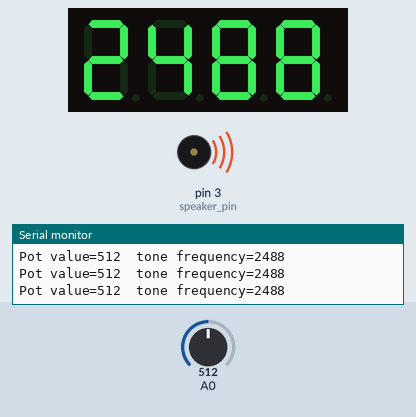
A sketch run on a simulated Arduino Uno, built with avr-gcc and run on an emulated ATmega328P. Parts: 4-digit seven-segment display, buzzer (waves = sounding), the last lines printed to the serial monitor. Inputs (shaded band) come from the test bench; at power-on: A0 = 512.

Above: at 1.2 s.
1.3 s: A0 set to 17
At 2.4 s:
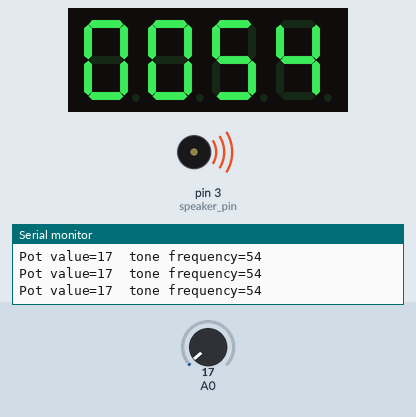
2.8 s: A0 set to 14
At 4.0 s:
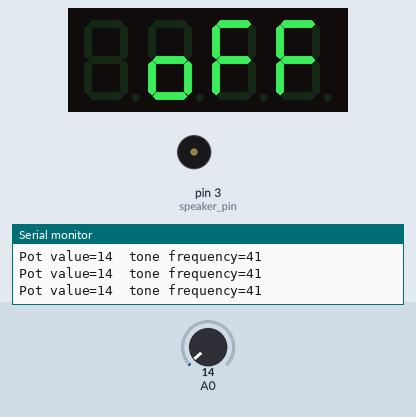
4.3 s: A0 set to 122
At 4.7 s:
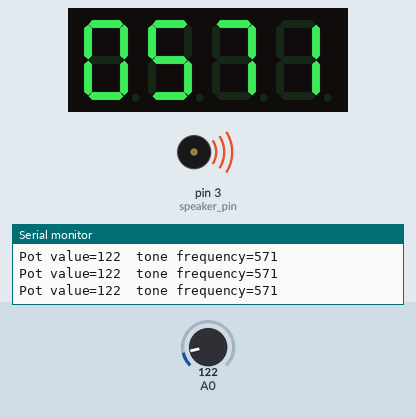
5.8 s: A0 set to 5
At 6.6 s:
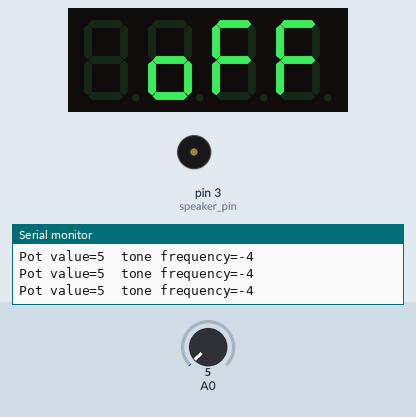
Timing chart, 0 to 8.3 s (numbered marks = the images above; inputs shaded):
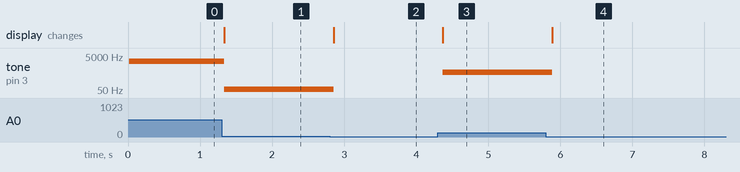

Measured:
- the behaviour switches between 16 and 15 on A0 (found by bisection; images 1 and 2)
- after the input at 1.3 s, tone on pin 3 (speaker_pin): 2488 Hz → 54 Hz at once; the display: changes at once (image 1)
- after the input at 2.8 s, tone on pin 3 (speaker_pin): 54 Hz → silent after 0.05 s; the display: changes after 0.05 s (image 2)
- after the input at 4.3 s, tone on pin 3 (speaker_pin): silent → 571 Hz after 0.07 s; the display: changes after 0.07 s (image 3)
- after the input at 5.8 s, tone on pin 3 (speaker_pin): 571 Hz → silent after 0.09 s; the display: changes after 0.09 s (image 4)

The sketch:

tone-range-display-seven-segment.ino
```cpp
#include <Wire.h> // Include the Arduino SPI library
#include <TM1650.h>
TM1650 d;

int sensorValue;
int frequency;
int speaker_pin = 3;

char display_array[5] = "helo";

void setup() {
  Wire.begin();  // Initialize hardware I2C pins
  d.init();
  d.setBrightness(TM1650_MIN_BRIGHT);
  d.displayOn();
  d.displayString(display_array);
  Serial.begin(9600);
  Serial.println("Using TM1650 seven segment display library");
}

// the loop routine runs over and over again forever:
void loop() {
  // read the input on analog pin 0:
  sensorValue = analogRead(A0);

  // scale the value to the range used by tone()
  // tone can go from 31 to 65535 but the must useful tones are 100 to 5,000 Htz using a piezo crystal
  // under 15 is off
  frequency = map(sensorValue, 16, 1023, 50, 5000);

  // print out the value you read:
  Serial.print("Pot value=");
  Serial.print(sensorValue);
  Serial.print("  tone frequency=");
  Serial.println(frequency);

  // send the frequency to the display
  if (sensorValue > 15) {
    display_array[3] = char(48 + (frequency % 10));
    display_array[2] = char(48 + (frequency / 10) % 10);
    display_array[1] = char(48 + (frequency / 100) % 10);
    display_array[0] = char(48 + (frequency / 1000) % 10);
    d.displayString(display_array);
  }
  else d.displayString(" off");


  // only send if the sensor value is above 15
  if (sensorValue > 15)
    tone(speaker_pin, frequency);
  else noTone(speaker_pin); // silence

  delay(100); // wait for a 1/10th of second
}
```
